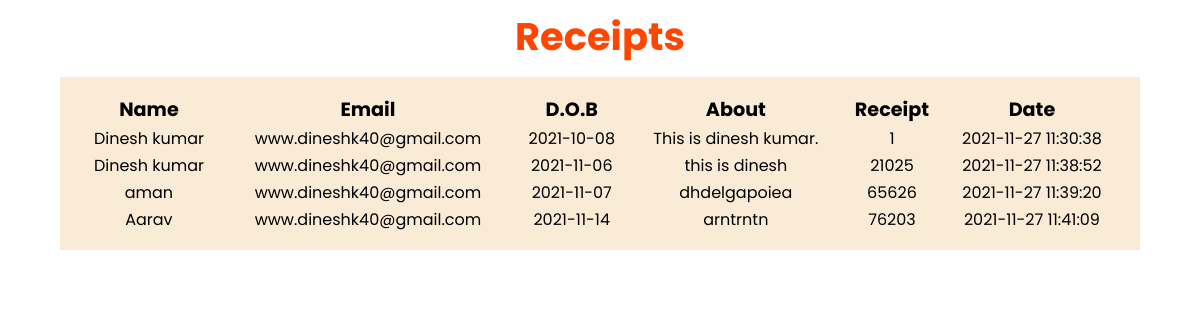
Page /receipt.php on the committed database.
### tables this page shows
CREATE TABLE `formdata` (
  `s.no.` int(16) NOT NULL,
  `name` text NOT NULL,
  `email` varchar(100) NOT NULL,
  `dob` date NOT NULL,
  `about` text NOT NULL,
  `receiptno.` int(10) NOT NULL,
  `date` datetime NOT NULL DEFAULT current_timestamp()
);

### receipt.php (the view, shortened to what this page needs)
<?php
    require 'connectdb.php';
?>
<!DOCTYPE html>
<html lang="en">
<head>
</head>
<body>
    <?php
            echo '<div class="order-table">
                <h1>Receipts</h1>
                <table>';
                    echo '<tr>
                            <th>Name</th>
                            <th>Email</th>
                            <th>D.O.B</th>
                            <th>About</th>
                            <th>Receipt</th>
                            <th>Date</th>
                        </tr>';
                        $sql  = "SELECT * FROM `formdata`";
                        $result = mysqli_query($conn, $sql);
                        $num = mysqli_num_rows($result);
                        if($num > 0)
                        {
                            while($row = mysqli_fetch_assoc($result)){
                                    echo '<tr>
                                            <td>'.$row['name'].'</td>
                                            <td>'.$row['email'].'</td>
                                            <td>'.$row['dob'].'</td>
                                            <td>'.$row['about'].'</td>
                                            <td>'.$row['receiptno.'].'</td>
                                            <td>'.$row['date'].'</td>
                                        </tr>';
                            }
                        }
                    echo '</table>
                    </div>';
            ?>
</body>
</html>

### receipt.php (style rules this page uses)
* { margin: 0; padding: 0; box-sizing: border-box; font-family: 'Poppins', sans-serif; }
.order-table { margin: auto; text-align: center; }
.order-table h1 { font-size: 2.4rem; color: orangered; margin: 0.5rem auto; margin-bottom: 0; }
.order-table table { width: 90%; margin: 1% auto; background-color: antiquewhite; padding: 1rem; text-align: center; }
.order-table table tr th { font-size: 1.2rem; font-weight: bold; }
.order-table table tr td { font-size: 1rem; }

### rows in the picture
formdata: name "Dinesh kumar", email "www.dineshk40@gmail.com", dob "2021-10-08", about "This is dinesh kumar.", value "1", date "2021-11-27 11:30:38"
formdata: name "Dinesh kumar", email "www.dineshk40@gmail.com", dob "2021-11-06", about "this is dinesh", value "21025", date "2021-11-27 11:38:52"
formdata: name "aman", email "www.dineshk40@gmail.com", dob "2021-11-07", about "dhdelgapoiea", value "65626", date "2021-11-27 11:39:20"
formdata: name "Aarav", email "www.dineshk40@gmail.com", dob "2021-11-14", about "arntrntn", value "76203", date "2021-11-27 11:41:09"
